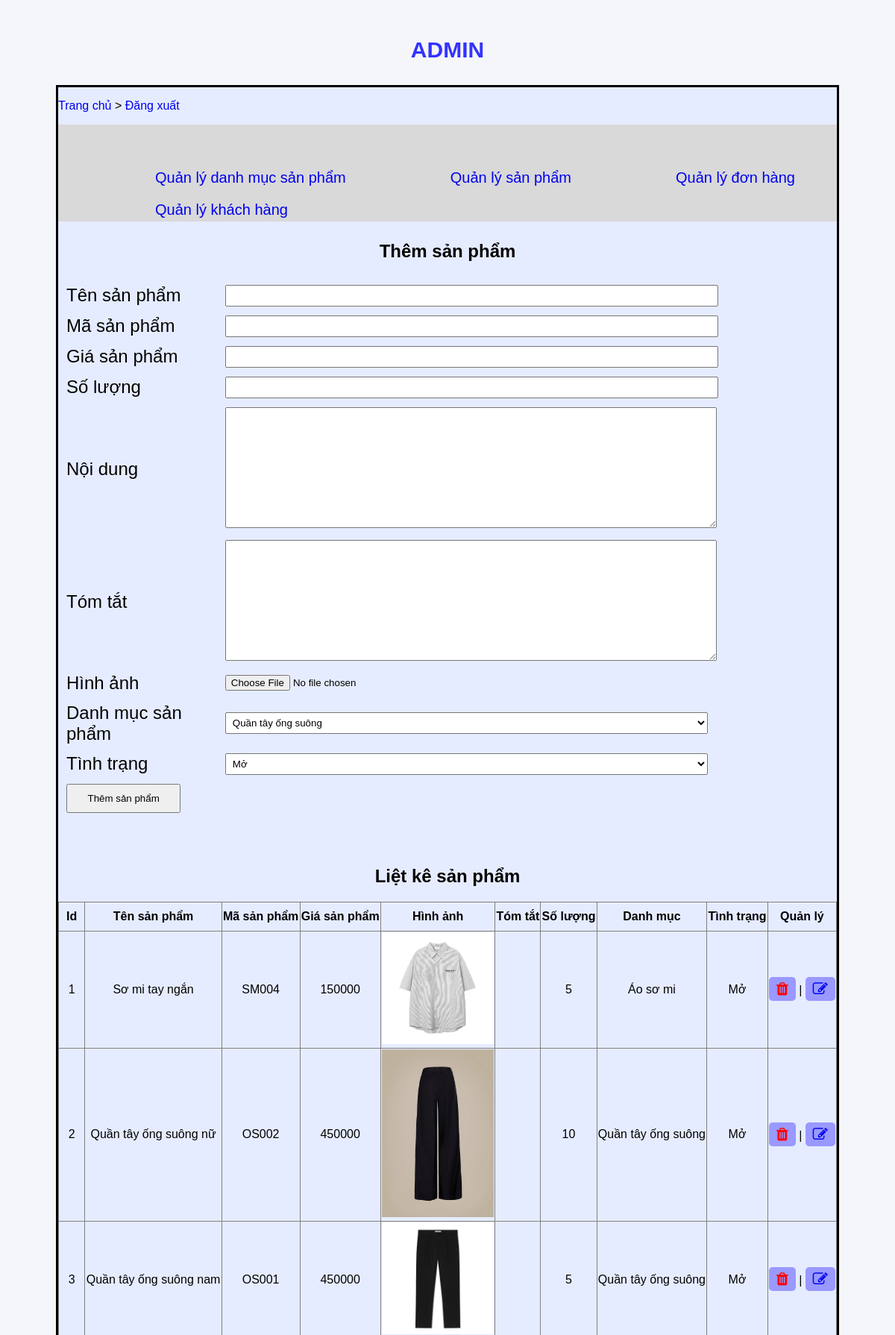
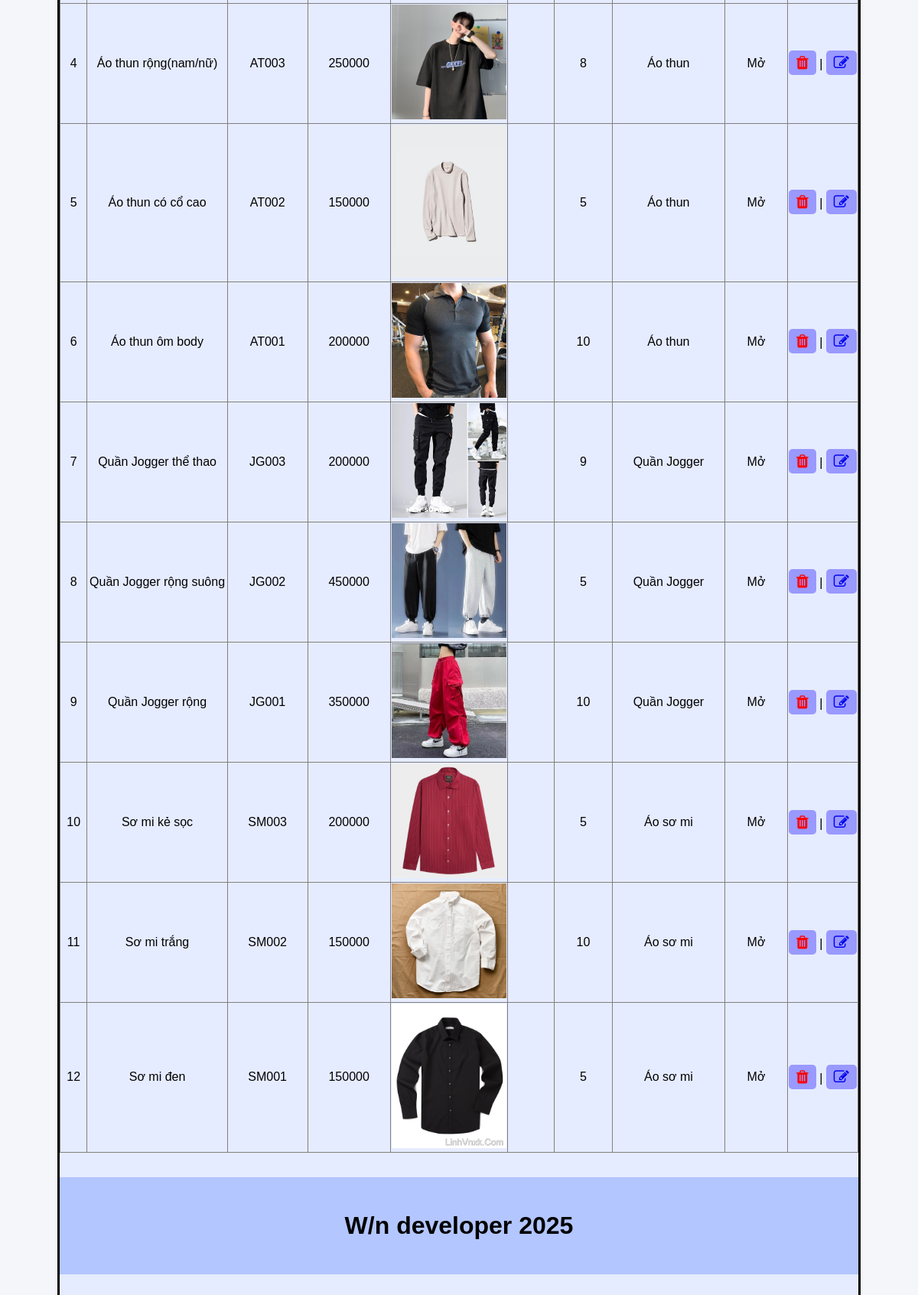
Screenshot of /DuAnWeb/admincp/index.php?action=quanlysanpham&query=them (signed in) with the database file from the repository (2 pictures, top to bottom).
### tables this page shows
CREATE TABLE `tbl_sanpham` (
  `id_sanpham` int(11) NOT NULL,
  `tensanpham` varchar(250) NOT NULL,
  `masanpham` varchar(100) NOT NULL,
  `giasanpham` varchar(50) NOT NULL,
  `soluong` int(11) NOT NULL,
  `noidung` text NOT NULL,
  `tomtat` tinytext NOT NULL,
  `hinhanh` varchar(50) NOT NULL,
  `tinhtrang` int(11) NOT NULL,
  `id_danhmuc` int(11) NOT NULL
);

CREATE TABLE `tbl_danhmuc` (
  `id_danhmuc` int(11) NOT NULL,
  `tendanhmuc` varchar(100) NOT NULL,
  `thutu` int(11) NOT NULL
);

### DuAnWeb/admincp/modules/quanlysp/lietke.php (the view)
<?php
    $sql_lietke_sp = "SELECT * FROM tbl_sanpham, tbl_danhmuc WHERE tbl_sanpham.id_danhmuc = tbl_danhmuc.id_danhmuc ORDER BY id_sanpham DESC";
    $query_lietke_sp = mysqli_query($mysqli,$sql_lietke_sp);
?>
<h2 style="text-align:center">Liệt kê sản phẩm</h2>
<table border="1" style="width:100%; border-collapse:collapse">
  <tr>
    <th style="padding:10px">Id</th>
    <th>Tên sản phẩm</th>
    <th>Mã sản phẩm</th>
    <th>Giá sản phẩm</th>
    <th>Hình ảnh</th>
    <th>Tóm tắt</th>
    <th>Số lượng</th>
    <th>Danh mục</th>
    <th>Tình trạng</th>
    <th>Quản lý</th>
  </tr>
    <?php
    $i = 0;
    while($row = mysqli_fetch_array($query_lietke_sp)) {
        $i++;
    ?>
  <tr>
    <td style="text-align:center"><?php echo $i ?></td>
    <td style="text-align:center"><?php echo $row['tensanpham'] ?></td>
    <td style="text-align:center"><?php echo $row['masanpham'] ?></td>
    <td style="text-align:center"><?php echo $row['giasanpham'] ?></td>
    <td style="text-align:center"><img src="modules/quanlysp/uploads/<?php echo $row['hinhanh'] ?>" width="150px"></td>
    <td style="text-align:center"><?php echo $row['tomtat'] ?></td>
    <td style="text-align:center"><?php echo $row['soluong'] ?></td>
    <td style="text-align:center"><?php echo $row['tendanhmuc'] ?></td>
    <td style="text-align:center"><?php if($row['tinhtrang'] == 1) {
        echo 'Mở';
    }else {
        echo 'Đóng';
      } ?></td>
    <td style="text-align:center;">
        <a style="text-decoration:none; background-color: #9999ff; padding:5px 10px 5px 10px; border-radius:5px; font-size: 20px;" href="modules/quanlysp/xuly.php?idsanpham=<?php echo $row['id_sanpham'] ?>"><i class="fa fa-trash" style="color: red;" aria-hidden="true"></i></a> |
        <a style="text-decoration:none; background-color: #9999ff; padding:5px 10px 5px 10px; border-radius:5px; font-size: 20px;" href="?action=quanlysanpham&query=sua&idsanpham=<?php echo $row['id_sanpham'] ?>"><i class="fa fa-pencil-square-o" aria-hidden="true"></i></a>
    </td>
  </tr>
    <?php
    }
    ?>
</table>

### DuAnWeb/admincp/css/style_admincp.css (style rules this page uses)
body { font-family: Arial, sans-serif; background: #f5f6fa; margin: 0; padding: 20px; }

### rows the page displays
tbl_sanpham: tensanpham "Sơ mi tay ngắn", masanpham "SM004", giasanpham "150000", hinhanh (picture), soluong "5", id_danhmuc.tendanhmuc "Áo sơ mi", tinhtrang "Mở"
tbl_sanpham: tensanpham "Quần tây ống suông nữ", masanpham "OS002", giasanpham "450000", hinhanh (picture), soluong "10", id_danhmuc.tendanhmuc "Quần tây ống suông", tinhtrang "Mở"
tbl_sanpham: tensanpham "Quần tây ống suông nam", masanpham "OS001", giasanpham "450000", hinhanh (picture), soluong "5", id_danhmuc.tendanhmuc "Quần tây ống suông", tinhtrang "Mở"
tbl_sanpham: tensanpham "Áo thun rộng(nam/nữ)", masanpham "AT003", giasanpham "250000", hinhanh (picture), soluong "8", id_danhmuc.tendanhmuc "Áo thun", tinhtrang "Mở"
tbl_sanpham: tensanpham "Áo thun có cổ cao", masanpham "AT002", giasanpham "150000", hinhanh (picture), soluong "5", id_danhmuc.tendanhmuc "Áo thun", tinhtrang "Mở"
tbl_sanpham: tensanpham "Áo thun ôm body", masanpham "AT001", giasanpham "200000", hinhanh (picture), soluong "10", id_danhmuc.tendanhmuc "Áo thun", tinhtrang "Mở"
tbl_sanpham: tensanpham "Quần Jogger thể thao", masanpham "JG003", giasanpham "200000", hinhanh (picture), soluong "9", id_danhmuc.tendanhmuc "Quần Jogger", tinhtrang "Mở"
tbl_sanpham: tensanpham "Quần Jogger rộng suông", masanpham "JG002", giasanpham "450000", hinhanh (picture), soluong "5", id_danhmuc.tendanhmuc "Quần Jogger", tinhtrang "Mở"
tbl_sanpham: tensanpham "Quần Jogger rộng", masanpham "JG001", giasanpham "350000", hinhanh (picture), soluong "10", id_danhmuc.tendanhmuc "Quần Jogger", tinhtrang "Mở"
tbl_sanpham: tensanpham "Sơ mi kẻ sọc", masanpham "SM003", giasanpham "200000", hinhanh (picture), soluong "5", id_danhmuc.tendanhmuc "Áo sơ mi", tinhtrang "Mở"
tbl_sanpham: tensanpham "Sơ mi trắng", masanpham "SM002", giasanpham "150000", hinhanh (picture), soluong "10", id_danhmuc.tendanhmuc "Áo sơ mi", tinhtrang "Mở"
tbl_sanpham: tensanpham "Sơ mi đen", masanpham "SM001", giasanpham "150000", hinhanh (picture), soluong "5", id_danhmuc.tendanhmuc "Áo sơ mi", tinhtrang "Mở"

### other values shown
form field danhmuc "Quần tây ống suông"
